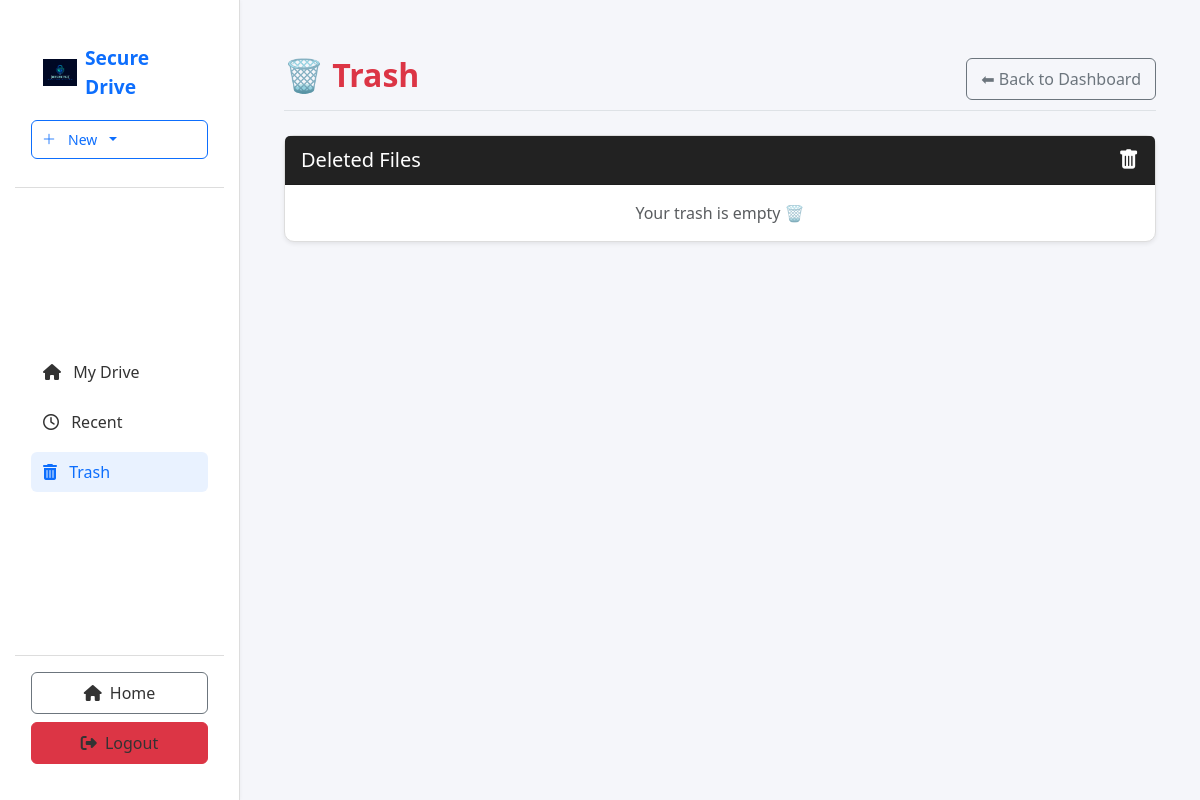
Before: /sharing/trash/ (signed in) with the older database file.
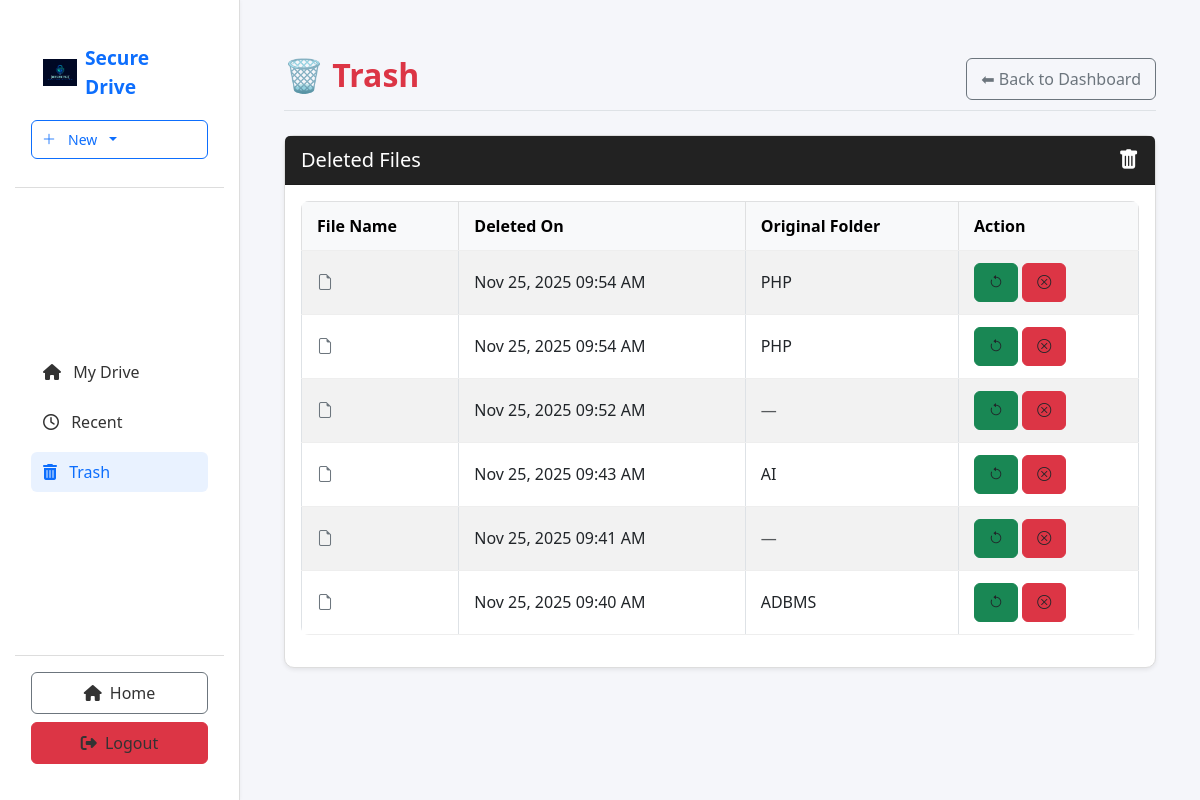
After: the same page with the newer database file.
### sharing_app/models.py (models this page shows, shortened)
class File(models.Model):
    user = models.ForeignKey(settings.AUTH_USER_MODEL, on_delete=models.CASCADE)
    folder = models.ForeignKey(
        Folder,
        null=True,
        blank=True,
        on_delete=models.SET_NULL,
        related_name='files'
    )
    file = models.FileField(upload_to=user_upload_path)
    name = models.CharField(max_length=512)
    original_name = models.CharField(max_length=512, blank=True, null=True)
    display_name = models.CharField(max_length=255, blank=True)
    uploaded_at = models.DateTimeField(auto_now_add=True)
    updated_at = models.DateTimeField(auto_now=True)
    is_deleted = models.BooleanField(default=False)
    deleted_at = models.DateTimeField(null=True, blank=True)
    class Meta:
        ordering = ['-uploaded_at']

class Folder(models.Model):
    user = models.ForeignKey(settings.AUTH_USER_MODEL, on_delete=models.CASCADE)
    name = models.CharField(max_length=255)
    parent = models.ForeignKey(
        'self',
        null=True,
        blank=True,
        on_delete=models.CASCADE,
        related_name='children'
    )
    created_at = models.DateTimeField(auto_now_add=True)
    updated_at = models.DateTimeField(auto_now=True)
    password_hash = models.CharField(max_length=128, blank=True, null=True)
    is_protected = models.BooleanField(default=False)
    class Meta:
        unique_together = ('user', 'parent', 'name')
        ordering = ['name']

### sharing_app/views.py (the view)
# urls.py: path("trash/", views.trash_view, name="trash"),
@login_required
def trash_view(request):
    trashed_files = File.objects.filter(user=request.user, is_deleted=True).order_by('-deleted_at')
    return render(request, "sharing_app/trash.html", {"trashed_files": trashed_files})

### templates/sharing_app/trash.html (shortened to what this page needs)
{% extends "sharing_app/base.html" %}
{% load static %}
{% block content %}
<div class="container-fluid mt-4">
    <div class="d-flex justify-content-between align-items-center mb-4 border-bottom pb-2">
        <h2 class="fw-bold text-danger">
            🗑️ Trash
        </h2>
        <a href="{% url 'sharing:dashboard' %}" class="btn btn-outline-secondary">
            ⬅ Back to Dashboard
        </a>
    </div>
    <div class="card shadow-sm">
        <div class="card-header bg-dark text-white d-flex justify-content-between align-items-center">
            <h5 class="mb-0">Deleted Files</h5>
            <i class="bi bi-trash-fill"></i>
        </div>
        <div class="card-body table-responsive">
            {% if trashed_files %}
            <table class="table table-bordered table-striped align-middle">
                <thead class="table-light">
                    <tr>
                        <th>File Name</th>
                        <th>Deleted On</th>
                        <th>Original Folder</th>
                        <th style="width: 180px;">Action</th>
                    </tr>
                </thead>
                <tbody>
                    {% for file in trashed_files %}
                    <tr>
                        <td>
                            <i class="bi bi-file-earmark me-2 text-secondary"></i>
                        </td>
                        <td>{{ file.deleted_at|date:"M d, Y h:i A" }}</td>
                        <td>
                            {% if file.folder %}
                                {{ file.folder.name }}
                            {% else %}
                                <span class="text-muted">—</span>
                            {% endif %}
                        </td>
                        <td>
                            <a href="{% url 'sharing:restore' file.id %}"
                               class="btn btn-sm btn-success"
                               onclick="return confirm('Restore {{ file.name }} ?');"
                               title="Restore">
                                <i class="bi bi-arrow-counterclockwise"></i>
                            </a>
                            <a href="{% url 'sharing:permanent_delete' file.id %}"
                               class="btn btn-sm btn-danger"
                               onclick="return confirm('Permanently delete {{ file.name }} ? This cannot be undone.');"
                               title="Delete Permanently">
                                <i class="bi bi-x-circle"></i>
                            </a>
                        </td>
                    </tr>
                    {% endfor %}
                </tbody>
            </table>
            {% else %}
                <p class="text-center text-muted mb-0">Your trash is empty 🗑️</p>
            {% endif %}
        </div>
    </div>
</div>
{% endblock %}

Changed rows visible on the page:
added File: deleted_at "Nov 25, 2025 09:54 AM", folder.name "PHP"
added File: deleted_at "Nov 25, 2025 09:54 AM", folder.name "PHP"
added File: deleted_at "Nov 25, 2025 09:52 AM"
added File: deleted_at "Nov 25, 2025 09:43 AM", folder.name "AI"
added File: deleted_at "Nov 25, 2025 09:41 AM"
added File: deleted_at "Nov 25, 2025 09:40 AM", folder.name "ADBMS"
Other visible differences:
text no longer shown: "Your trash is empty 🗑️"
text now shown: "File Name Deleted On Original Folder Action"
